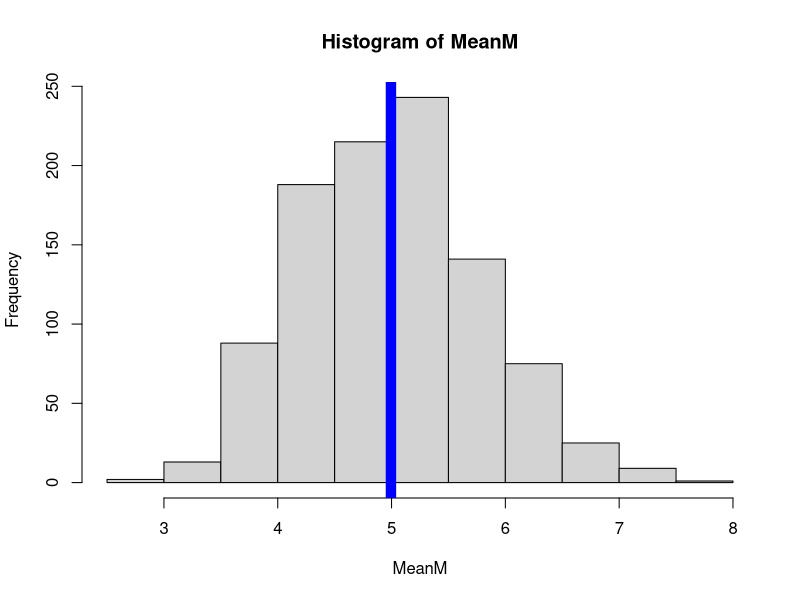

The R source for this figure:
## ---- chunk 1
num_sim= 1000 #number of draws/simulations
n=40 #number of samples
lambda=0.2 #lambda for exponential distribution
## ---- chunk 2
exponential_data= rexp(num_sim * n, lambda)
## ---- chunk 3
M= matrix(exponential_data,num_sim)
## ---- chunk 4
M= matrix(exponential_data,num_sim) #arranges data as 1000 rows and 40 columns
MeanM= apply(M,1,mean) #gives 1000 means, by taking mean of 10 columns for each row
## ---- chunk 5
theoretical_mean= 1/lambda
sample_mean= mean(MeanM)

theoretical_mean

sample_mean

## ---- chunk 6
theoretical_std_deviation= 1/lambda
theoretical_variance= (theoretical_std_deviation^2)/n # this should be sigma^2/sqrt(n)
sample_variance= var(MeanM) 

theoretical_variance
sample_variance

## ---- chunk 7

hist(MeanM)
abline(v = sample_mean, col = "blue", lwd = 10)
## ---- chunk 8

standard_error= theoretical_std_deviation/sqrt(n)
sd_MeanM= sd(MeanM)

standard_error

sd_MeanM
